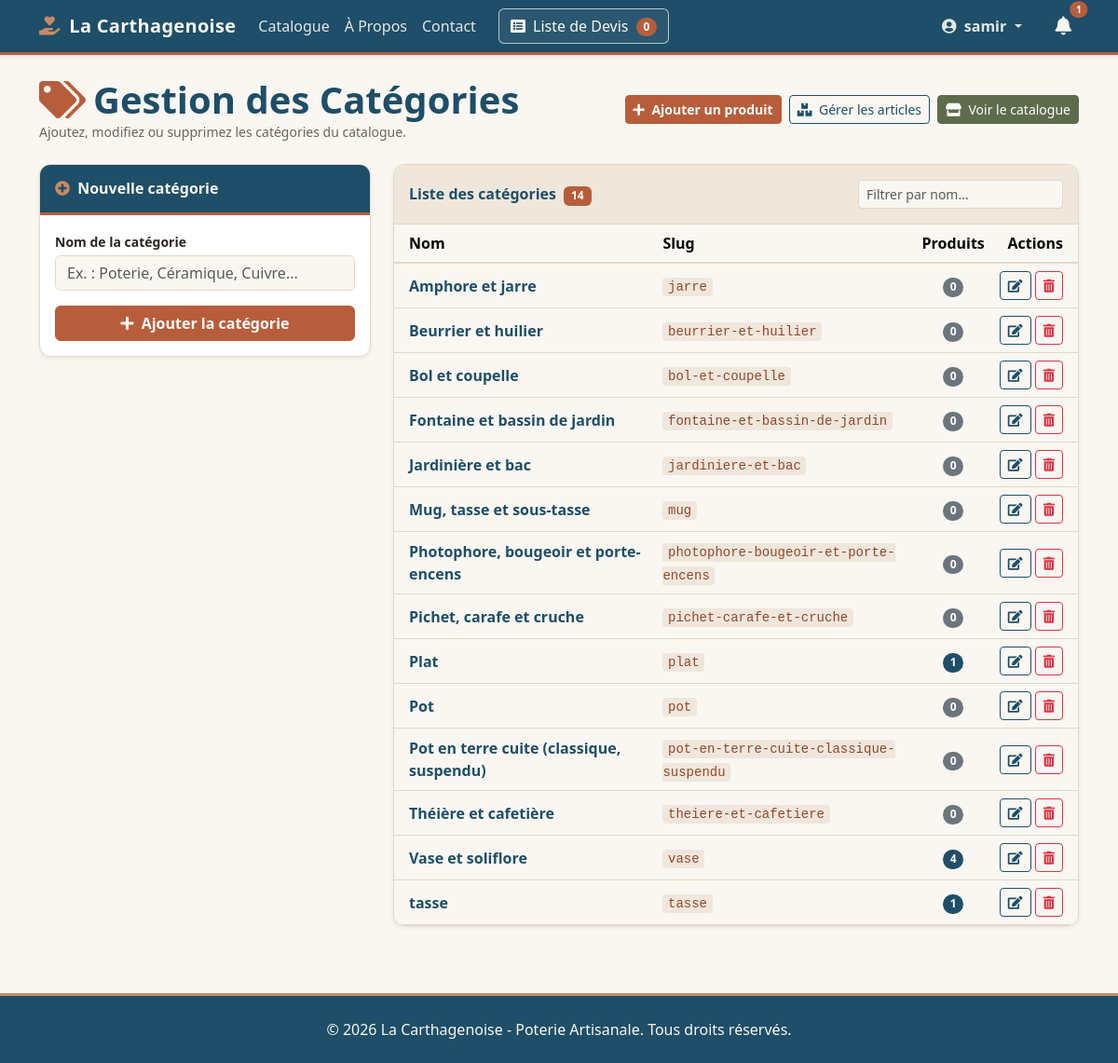
Page /gestion/categories/ (signed in) on the committed database.
### catalogue/models.py (models this page shows, shortened)
class Categorie(models.Model):
    nom = models.CharField(max_length=100)
    slug = models.SlugField(unique=True, max_length=100, blank=True)

### catalogue/views.py (the view)
# urls.py: path('gestion/categories/', views.liste_categories_admin,
@staff_member_required(login_url='utilisateur:login')
def liste_categories_admin(request):
    categories = Categorie.objects.annotate(nb_produits=Count('produits')).order_by('nom')
    form = CategorieForm()
    if request.method == 'POST':
        form = CategorieForm(request.POST)
        if form.is_valid():
            categorie = form.save()
            messages.success(request, f"La catégorie '{categorie.nom}' a été ajoutée.")
            return redirect('catalogue:liste_categories_admin')
    return render(request, 'catalogue/admin_categories.html', {
        'categories': categories,
        'form': form,
    })

### catalogue/forms.py
class CategorieForm(forms.ModelForm):
    class Meta:
        model = Categorie
        fields = ['nom']
        widgets = {
            'nom': forms.TextInput(attrs={
                'placeholder': 'Ex. : Poterie, Céramique, Cuivre...',
            }),
        }
        labels = {
            'nom': 'Nom de la catégorie',
        }
    def __init__(self, *args, **kwargs):
        super().__init__(*args, **kwargs)
        for field in self.fields.values():
            existing = field.widget.attrs.get('class', '')
            field.widget.attrs['class'] = f"{existing} form-control".strip()

### devis/templatetags/devis_extras.py (called while the page is built)
@register.simple_tag(takes_context=True)
def devis_count(context):
    request = context['request']
    devis_panier = request.session.get(DEVIS_SESSION_KEY)
    if devis_panier:
        return len(devis_panier)
    return 0

### pages/context_processors.py (called while the page is built)
def _est_admin(user):
    return bool(
        user.is_authenticated and (user.is_staff or user.is_superuser)
    )

def _queryset_messages_pour_utilisateur(user):
    if _est_admin(user):
        return MessageContact.objects.all()
    email_user = (user.email or '').strip()
    filtre = Q(email__iexact=email_user) if email_user else Q(pk__in=[])
    if _a_champ_utilisateur():
        filtre = Q(utilisateur=user) | filtre
    return MessageContact.objects.filter(filtre)

def messages_contact_context(request):
    nb_messages_non_lus = 0
    if request.user.is_authenticated:
        qs_utilisateur = _queryset_messages_pour_utilisateur(request.user)
        if _est_admin(request.user):
            nb_messages_non_lus = qs_utilisateur.filter(lu=False).count()
        else:
            nb_messages_non_lus = qs_utilisateur.filter(
                repondu=True,
                lu=False,
            ).count()
    return {
        'nb_messages_non_lus': nb_messages_non_lus,
    }

### catalogue/templates/catalogue/admin_categories.html (shortened to what this page needs)
{% extends 'base.html' %}
{% block content %}
  <div class="d-flex flex-wrap justify-content-between align-items-center gap-2 mb-4">
    <div>
      <h1 class="fw-bold mb-0 titre-poterie">
        <i class="fas fa-tags me-2" style="color: var(--poterie-terracotta);"></i>Gestion des Catégories
      </h1>
      <p class="text-poterie-muted small mb-0">Ajoutez, modifiez ou supprimez les catégories du catalogue.</p>
    </div>
    <div class="d-flex flex-wrap gap-2">
      <a href="{% url 'catalogue:ajouter_produit' %}" class="btn btn-poterie btn-sm fw-semibold">
        <i class="fas fa-plus me-1"></i> Ajouter un produit
      </a>
      <a href="{% url 'catalogue:admin_produits' %}" class="btn btn-outline-bleu btn-sm">
        <i class="fas fa-boxes me-1"></i> Gérer les articles
      </a>
      <a href="{% url 'catalogue:liste_produits' %}" class="btn btn-olive btn-sm">
        <i class="fas fa-store me-1"></i> Voir le catalogue
      </a>
    </div>
  </div>
  <div class="row g-4">
    <div class="col-lg-4">
      <div class="card shadow-sm card-poterie">
        <div class="card-header card-header-poterie py-3">
          <h5 class="mb-0 fs-6 fw-bold">
            <i class="fas fa-plus-circle me-1" style="color: var(--poterie-argile);"></i> Nouvelle catégorie
          </h5>
        </div>
        <div class="card-body">
          <form method="post" novalidate>
            <div class="mb-3">
              <label for="{{ form.nom.id_for_label }}" class="form-label fw-semibold small mb-1">
                {{ form.nom.label }}
              </label>
              {{ form.nom }}
            </div>
            <button type="submit" class="btn btn-poterie w-100 fw-semibold">
              <i class="fas fa-plus me-1"></i> Ajouter la catégorie
            </button>
          </form>
        </div>
      </div>
    </div>
    <div class="col-lg-8">
      <div class="card shadow-sm card-poterie">
        <div class="card-header card-header-sable d-flex flex-wrap justify-content-between align-items-center gap-2 py-3">
          <span class="fw-bold titre-poterie">
            Liste des catégories <span class="badge badge-terracotta ms-1">{{ categories|length }}</span>
          </span>
          <input
            type="search"
            id="filtreCategories"
            class="form-control form-control-sm"
            style="max-width: 220px;"
            placeholder="Filtrer par nom..."
            aria-label="Filtrer les catégories"
          />
        </div>
        <div class="card-body p-0">
          <div class="table-responsive">
            <table class="table table-hover table-poterie align-middle mb-0" id="tableCategories">
              <thead>
                <tr>
                  <th class="ps-3">Nom</th>
                  <th>Slug</th>
                  <th class="text-center">Produits</th>
                  <th class="text-end pe-3">Actions</th>
                </tr>
              </thead>
              <tbody>
                {% for cat in categories %}
                  <tr class="categorie-row">
                    <td class="ps-3 fw-semibold categorie-nom">
                      <a href="{% url 'catalogue:liste_par_categorie' slug=cat.slug %}" class="text-decoration-none titre-poterie">
                        {{ cat.nom }}
                      </a>
                    </td>
                    <td>
                      <code class="code-slug">{{ cat.slug }}</code>
                    </td>
                    <td class="text-center">
                      {% if cat.nb_produits %}
                        <span class="badge badge-bleu rounded-pill">{{ cat.nb_produits }}</span>
                      {% else %}
                        <span class="badge bg-secondary rounded-pill">0</span>
                      {% endif %}
                    </td>
                    <td class="text-end pe-3 text-nowrap">
                      <a href="{% url 'catalogue:modifier_categorie' cat.id %}"
                         class="btn btn-sm btn-outline-bleu"
                         title="Modifier">
                        <i class="fas fa-edit"></i>
                      </a>
                      <a href="{% url 'catalogue:supprimer_categorie' cat.id %}"
                         class="btn btn-sm btn-outline-danger"
                         title="{% if cat.nb_produits %}Supprimer (supprimera aussi {{ cat.nb_produits }} produit(s)){% else %}Supprimer{% endif %}">
                        <i class="fas fa-trash-alt"></i>
                      </a>
                    </td>
                  </tr>
                {% empty %}
                  <tr id="emptyInitialRow">
                    <td colspan="4" class="text-center py-4 text-poterie-muted">
                      Aucune catégorie enregistrée pour le moment.
                    </td>
                  </tr>
                {% endfor %}
              </tbody>
            </table>
          </div>
        </div>
      </div>
    </div>
  </div>
{% endblock %}

### templates/includes/navbar.html (shortened to what this page needs)
{% load devis_extras %}
<header>
  <nav class="navbar navbar-expand-lg navbar-dark navbar-poterie shadow-sm" style="background-color: #1E4E68; border-bottom: 3px solid #B85D3B;">
    <div class="container">
      <a class="navbar-brand text-white fw-bold" href="{% url 'catalogue:liste_produits' %}" style="color: #FAF7F2 !important;">
        <i class="fas fa-hand-holding-heart me-1" style="color: #C98A63;"></i> La Carthagenoise
      </a>
      <div class="d-flex align-items-center gap-2 order-lg-2 ms-auto ms-lg-3">
        {% if user.is_authenticated %}
          <a
            href="{% url 'pages:liste_messages_contact' %}"
            class="nav-link position-relative d-inline-flex align-items-center p-2"
            title="{% if user.is_staff %}Messages non lus{% else %}Réponses non lues{% endif %}"
            aria-label="{% if user.is_staff %}Messages non lus{% else %}Réponses non lues{% endif %}"
          >
            <i class="fas fa-bell fs-5" style="color: #FAF7F2;"></i>
            {% if nb_messages_non_lus > 0 %}
              <span
                class="position-absolute top-0 start-100 translate-middle badge rounded-pill badge-terracotta"
                style="font-size: 0.65rem;"
              >
                {{ nb_messages_non_lus }}
              </span>
            {% endif %}
          </a>
        {% endif %}
      </div>
      <div class="collapse navbar-collapse order-lg-1" id="navbarNav">
        <ul class="navbar-nav mb-2 mb-lg-0">
          <li class="nav-item">
            <a class="nav-link" href="{% url 'catalogue:liste_produits' %}">Catalogue</a>
          </li>
          <li class="nav-item">
            <a class="nav-link" href="{% url 'pages:a_propos' %}">À Propos</a>
          </li>
          <li class="nav-item">
            <a class="nav-link" href="{% url 'pages:contact' %}">Contact</a>
          </li>
        </ul>
        <div class="d-flex align-items-center my-2 my-lg-0 ms-lg-3">
          <a href="{% url 'devis:view_devis' %}" class="btn btn-devis-poterie text-nowrap" style="color: #FAF7F2 !important; border-color: rgba(250, 247, 242, 0.7);">
            <i class="fas fa-list-alt me-1"></i> Liste de Devis
            <span class="badge rounded-pill badge-terracotta ms-1">{% devis_count %}</span>
          </a>
        </div>
        <div class="d-flex align-items-center flex-wrap gap-2 ms-lg-auto">
          <ul class="navbar-nav align-items-lg-center">
            {% if user.is_authenticated %}
              <li class="nav-item dropdown">
                <button class="btn btn-user-poterie dropdown-toggle fw-bold border-0 bg-transparent text-nowrap" type="button" id="userDropdown" data-bs-toggle="dropdown" aria-expanded="false">
                  <i class="fas fa-user-circle me-1"></i> {{ user.get_full_name|default:user.username }}
                </button>
              </li>
            {% endif %}
          </ul>
        </div>
      </div>
    </div>
  </nav>
</header>

### static/css/poterie.css (style rules this page uses)
:root { --poterie-terracotta: #B85D3B; --poterie-terracotta-dark: #94462A; --poterie-argile: #C98A63; --poterie-sable: #EFE7DC; --poterie-creme: #FAF7F2; --poterie-bleu: #1E4E68; --poterie-bleu-clair: #E3EFF5; --poterie-olive: #5E6B4C; --poterie-texte: #2B2420; --poterie-texte-muted: #6E6259; --poterie-bordure: #E2D8CA; --poterie-blanc: #FFFFFF; --bs-body-bg: var(--poterie-creme); --bs-body-color: var(--poterie-texte); --bs-border-color: var(--poterie-bordure); --bs-primary: var(--poterie-terracotta); --bs-primary-rgb: 184, 93, 59; --bs-link-color: var(--poterie-bleu); --bs-link-hover-color: var(--poterie-terracotta-dark); }
body { background-color: var(--poterie-creme); color: var(--poterie-texte); }
.card, .carte-poterie { background-color: var(--poterie-blanc); border-color: var(--poterie-bordure); }
.btn-primary, .btn-poterie { --bs-btn-bg: var(--poterie-terracotta); --bs-btn-border-color: var(--poterie-terracotta); --bs-btn-hover-bg: var(--poterie-terracotta-dark); --bs-btn-hover-border-color: var(--poterie-terracotta-dark); --bs-btn-active-bg: var(--poterie-terracotta-dark); --bs-btn-active-border-color: var(--poterie-terracotta-dark); --bs-btn-color: var(--poterie-blanc); --bs-btn-hover-color: var(--poterie-blanc); --bs-btn-active-color: var(--poterie-blanc); }
.text-poterie-muted { color: var(--poterie-texte-muted); }
.navbar.navbar-poterie { background-color: var(--poterie-bleu) !important; --bs-navbar-color: rgba(250, 247, 242, 0.92); --bs-navbar-hover-color: var(--poterie-argile); --bs-navbar-brand-color: var(--poterie-creme); --bs-navbar-brand-hover-color: var(--poterie-creme); border-bottom: 3px solid var(--poterie-terracotta); }
.navbar.navbar-poterie .navbar-brand, .navbar.navbar-poterie .navbar-brand:hover, .navbar.navbar-poterie .navbar-brand:focus { color: var(--poterie-creme) !important; font-weight: 700; letter-spacing: 0.3px; }
.navbar.navbar-poterie .nav-link, .navbar.navbar-poterie .btn-user-poterie { color: rgba(250, 247, 242, 0.9) !important; font-weight: 500; transition: color 0.2s ease, background-color 0.2s ease, border-color 0.2s ease; }
.navbar.navbar-poterie .btn-devis-poterie, .navbar.navbar-poterie .btn-devis-poterie:visited { color: var(--poterie-creme) !important; border: 1px solid rgba(250, 247, 242, 0.7) !important; background-color: rgba(250, 247, 242, 0.06) !important; font-weight: 500; transition: all 0.2s ease; }
.badge-terracotta { background-color: var(--poterie-terracotta); color: var(--poterie-blanc); }
.titre-poterie { color: var(--poterie-bleu); }
.card-poterie { background-color: var(--poterie-blanc); border: 1px solid var(--poterie-bordure) !important; border-radius: 0.75rem; overflow: hidden; }
.card-header-poterie { background-color: var(--poterie-bleu) !important; color: var(--poterie-creme) !important; border-bottom: 3px solid var(--poterie-terracotta); }
.card-header-sable { background-color: var(--poterie-sable) !important; color: var(--poterie-texte) !important; border-bottom: 1px solid var(--poterie-bordure); }
.table-poterie thead { background-color: var(--poterie-sable); color: var(--poterie-bleu); }
.table-poterie thead th { border-bottom: 2px solid var(--poterie-bordure); font-weight: 600; }
.btn-outline-bleu { color: var(--poterie-bleu); border-color: var(--poterie-bleu); background-color: transparent; }
.btn-olive { background-color: var(--poterie-olive); border-color: var(--poterie-olive); color: var(--poterie-blanc); }
.badge-bleu { background-color: var(--poterie-bleu); color: var(--poterie-blanc); }
.code-slug { color: var(--poterie-terracotta-dark); background-color: var(--poterie-sable); padding: 0.1rem 0.35rem; border-radius: 0.25rem; }

### rows in the picture
Categorie: nom "Amphore et jarre", slug "jarre", shows "0"
Categorie: nom "Beurrier et huilier", slug "beurrier-et-huilier", shows "0"
Categorie: nom "Bol et coupelle", slug "bol-et-coupelle", shows "0"
Categorie: nom "Fontaine et bassin de jardin", slug "fontaine-et-bassin-de-jardin", shows "0"
Categorie: nom "Jardinière et bac", slug "jardiniere-et-bac", shows "0"
Categorie: nom "Mug, tasse et sous-tasse", slug "mug", shows "0"
Categorie: nom "Photophore, bougeoir et porte-encens", slug "photophore-bougeoir-et-porte-encens", shows "0"
Categorie: nom "Pichet, carafe et cruche", slug "pichet-carafe-et-cruche", shows "0"
Categorie: nom "Plat", slug "plat", nb_produits "1"
Categorie: nom "Pot", slug "pot", shows "0"
Categorie: nom "Pot en terre cuite (classique, suspendu)", slug "pot-en-terre-cuite-classique-suspendu", shows "0"
Categorie: nom "Théière et cafetière", slug "theiere-et-cafetiere", shows "0"
Categorie: nom "Vase et soliflore", slug "vase", nb_produits "4"
Categorie: nom "tasse", slug "tasse", nb_produits "1"

### other values in the picture
{{ nb_messages_non_lus }} "1"
{{ user.get_full_name|default:user.username }} "samir"
{{ categories|length }} "14"
